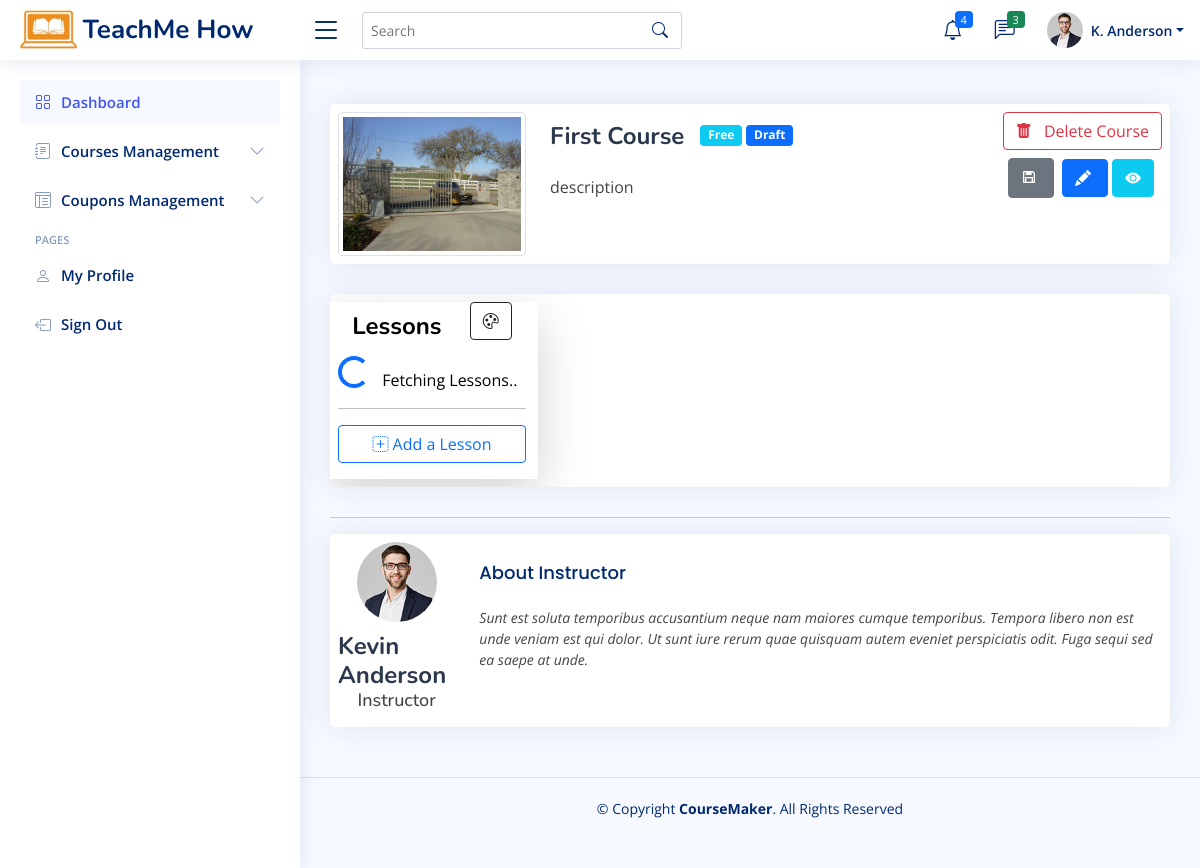
Page /instructor-view-course.php?courseID=1 on the earlier database version.
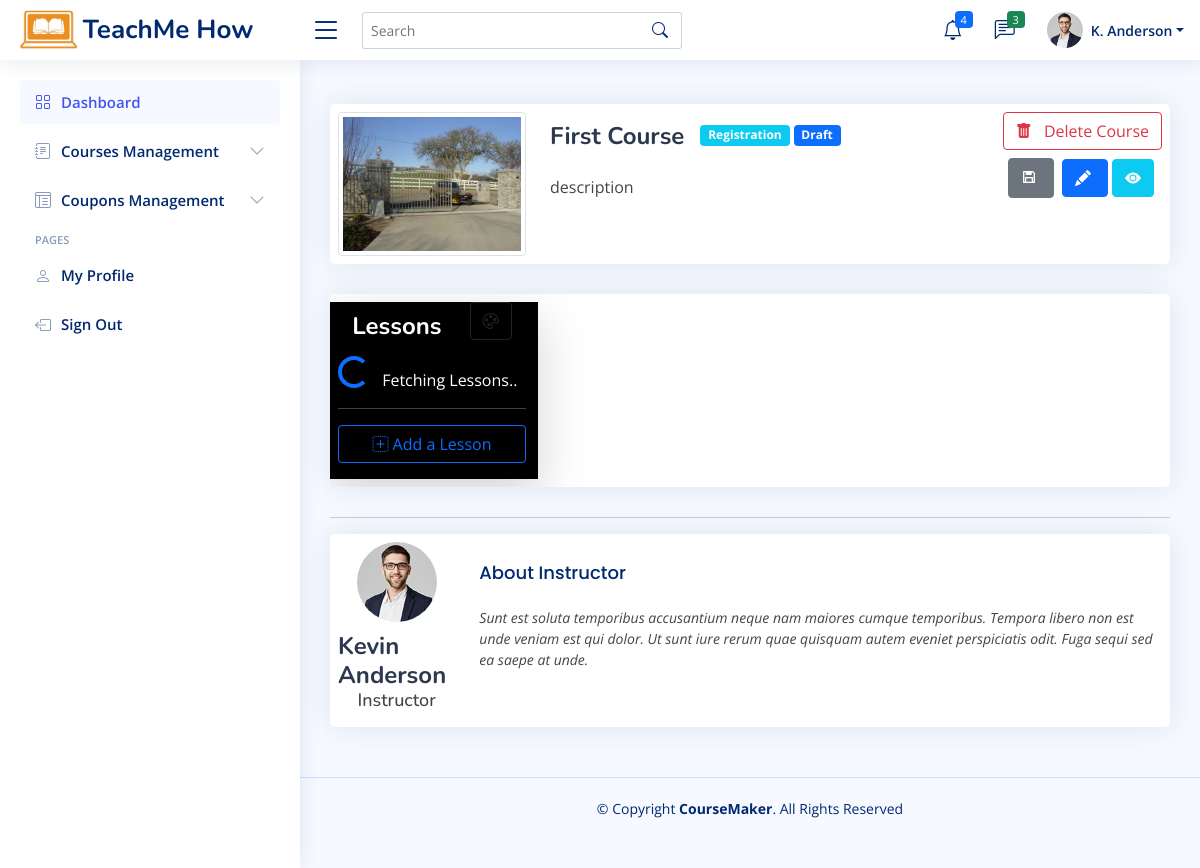
Same page on the later database version.
### tables this page shows
CREATE TABLE `courses` (
  `id` int(10) NOT NULL,
  `instructor_id` int(10) NOT NULL,
  `title` varchar(200) NOT NULL,
  `thumbnail` varchar(100) NOT NULL DEFAULT 'default.jpg',
  `access` enum('Free','Registration','Paid') NOT NULL,
  `description` varchar(1000) NOT NULL,
  `draft` tinyint(1) NOT NULL DEFAULT 0,
  `courseID` int(11) NOT NULL,
  `timeLimitType` enum('Without Time Limit','Days','Months','Years') DEFAULT NULL,
  `timeLimitValue` int(5) DEFAULT NULL,
  `registration_required_email` tinyint(1) DEFAULT NULL,
  `registration_required_phone` tinyint(1) DEFAULT NULL,
  `registration_required_address` tinyint(1) DEFAULT NULL,
  `registration_required_tos` tinyint(1) DEFAULT NULL,
  `price` int(5) DEFAULT NULL,
  `paypal_email` varchar(50) DEFAULT NULL,
  `instructor_name` varchar(50) NOT NULL,
  `back_clr` varchar(10) NOT NULL DEFAULT '#ffffff',
  `front_clr` varchar(10) NOT NULL DEFAULT '#000000'
);

### includes/app.php (called while the page is built, shortened)
<?php
function sanitizeParam($param){
    $con = $GLOBALS["con"];
    $param = $con->real_escape_string($param);
    return $param;
}

### instructor-view-course.php (the view, shortened to what this page needs)
<?php
    require_once "includes/app.php";
    $path = ROOT_DIR;
    $courseID = sanitizeParam($_GET["courseID"]);
    $s = "SELECT * FROM courses WHERE id=$courseID";
    $res = mysqli_query($con, $s);
    $courseRow = mysqli_fetch_array($res);
?>
<!DOCTYPE html>
<html lang="en">
<head>
    <?php
        require "includes/head.inc.php";
    ?>
</head>
<body>
    <?=require_once "includes/header.inc.php";?>
  <?=require_once "includes/instructorSideBar.inc.php";?>
  <main id="main" class="main">
      <div class="card">
          <div class="card-body p-2">
              <div class="row">
                  <div class="col-md-3 d-flex flex-column align-items-center">
                      <form action="" method="post" id="image_upload_form"  enctype="multipart/form-data">
                          <div class="course-img-container w-100 h-100">
                              <img id="courseImgThumbnail" src="assets/img/courses-thumnail/<?=$courseRow["thumbnail"];?>" alt="Profile" class="img-thumbnail h-100 w-100">
                          </div>
                      </form>
                  </div>
                  <div class="col-md-9">
                      <div class="d-flex justify-content-between">
                          <div><div class="d-flex align-items-center">
                                  <h2 class="mb-2 customHeading">
                                      <?=$courseRow["title"];?>
                                  </h2>
                                  <span class="badge bg-info ms-3" style="height: fit-content"><?=$courseRow["access"];?></span>
                                  <span class="badge bg-primary ms-1" style="height: fit-content"><?php echo $courseRow["draft"]==1 ? "Draft":"Active"; ?></span>
                              </div>
                              <p class="small fst-italic">
                                  <?=$courseRow["description"];?>
                              </p>
                          </div>
                          <div class="d-flex flex-column">
                              <button class="btn btn-outline-danger mb-2" data-bs-toggle="modal" data-bs-target="#delCourseModel">
                                  <i class="bi bi-trash-fill me-2"></i> Delete Course
                              </button>
                              <div class="d-flex justify-content-end me-2">
                                  <button class="btn btn-secondary" data-bs-toggle="modal" data-bs-target="#draftCourseModel">
                                      <i class="ri-save-3-line me-1"></i>
                                  </button>
                                  <button class="btn btn-primary ms-2"  data-bs-toggle="modal" data-bs-target="#editCourse">
                                      <i class="bi bi-pencil-fill me-1"></i>
                                  </button>
                                  <a class="btn btn-info text-white ms-1" href="course-<?=$courseRow["courseID"]?>">
                                      <i class="bi bi-eye-fill"></i>
                                  </a>
                              </div>
                          </div>
                      </div>
                  </div>
              </div>
          </div>
      </div>
      <section class="section">
          <div class="row">
              <div class="col-lg-12">
                  <div class="card">
                      <div class="card-body p-2">
                          <div class="row">
                              <div class="col-md-3 justify-content-center shadow-lg pb-3 customColors">
                                  <div class="d-flex justify-content-around align-items-center">
                                      <h3 class="customHeading text-center" id="lsnHeading">Lessons</h3>
                                      <button class="btn btn-outline-dark" data-bs-toggle="modal" data-bs-target="#colorPickerModal">
                                          <i class="bi bi-palette"></i>
                                      </button>
                                  </div>
                                  <div id="lessonsList">
                                      <div id="loader" class="my-3 d-flex justify-content-center align-items-center">
                                          <div class="spinner-border text-primary" role="status">
                                          </div>
                                          <span class="ms-2">Fetching Lessons..</span>
                                      </div>
                                  </div>
                                  <hr>
                                  <button class="btn btn-outline-primary w-100"  data-bs-toggle="modal" data-bs-target="#addNewLesson">
                                      <i class="bi bi-plus-square-dotted"></i>
                                      Add a Lesson
                                  </button>
                              </div>
                              <div class="col-md-9">
                              </div>
                          </div>
                      </div>
                  </div>
                  <hr>
                  <div class="card">
                      <div class="card-body p-2">
                          <div class="row">
                              <div class="col-md-2 d-flex flex-column align-items-center">
                                  <img src="assets/img/profile-img.jpg" alt="Profile" class="rounded-circle" style="max-width: 80px;">
                                  <h2 style="font-size: 24px; font-weight: 700; color: #2c384e; margin: 10px 0 0 0;">Kevin Anderson</h2>
                                  <h3 style="font-size: 18px;">Instructor</h3>
                              </div>
                              <div class="col-md-10">
                                  <h5 class="card-title">About Instructor</h5>
                                  <p class="small fst-italic">Sunt est soluta temporibus accusantium neque nam maiores cumque temporibus. Tempora libero non est unde veniam est qui dolor.
                                      Ut sunt iure rerum quae quisquam autem eveniet perspiciatis
                                      odit. Fuga sequi sed ea saepe at unde.</p>
                              </div>
                          </div>
                      </div>
                  </div>
              </div>
          </div>
      </section>
  </main>
  <?=require_once "includes/footer.inc.php";?>
  <link rel="stylesheet" href="assets/vendor/jquery/jquery-ui.css">
</body>
</html>

### includes/head.inc.php (shortened to what this page needs)
<link href="<?=$path?>/assets/vendor/bootstrap/css/bootstrap.min.css" rel="stylesheet">
<link href="<?=$path?>assets/vendor/bootstrap-icons/bootstrap-icons.css" rel="stylesheet">
<link href="<?=$path?>assets/vendor/remixicon/remixicon.css" rel="stylesheet">
<link href="<?=$path?>assets/vendor/boxicons/css/boxicons.min.css" rel="stylesheet">
<link href="<?=$path?>assets/vendor/quill/quill.snow.css" rel="stylesheet">
<link href="<?=$path?>assets/vendor/quill/quill.bubble.css" rel="stylesheet">
<link href="<?=$path?>assets/vendor/simple-datatables/style.css" rel="stylesheet">
<link href="<?=$path?>assets/css/style.css?v=<?=rand()?>" rel="stylesheet">

### includes/header.inc.php (shortened to what this page needs)
<header id="header" class="header fixed-top d-flex align-items-center">
    <div class="d-flex align-items-center justify-content-between">
        <a href="instructorDashboard.php" class="logo d-flex align-items-center">
            <img src="<?=$path?>assets/img/logo_top.png" alt="">
            <span class="d-none d-lg-block">TeachMe How</span>
        </a>
        <i class="bi bi-list toggle-sidebar-btn"></i>
    </div>
    <div class="search-bar">
        <form class="search-form d-flex align-items-center" method="POST" action="#">
            <input type="text" name="query" placeholder="Search" title="Enter search keyword">
            <button type="submit" title="Search"><i class="bi bi-search"></i></button>
        </form>
    </div>
    <nav class="header-nav ms-auto">
        <ul class="d-flex align-items-center">
            <li class="nav-item dropdown">
                <a class="nav-link nav-icon" href="#" data-bs-toggle="dropdown">
                    <i class="bi bi-bell"></i>
                    <span class="badge bg-primary badge-number">4</span>
                </a>
            </li>
            <li class="nav-item dropdown">
                <a class="nav-link nav-icon" href="#" data-bs-toggle="dropdown">
                    <i class="bi bi-chat-left-text"></i>
                    <span class="badge bg-success badge-number">3</span>
                </a>
            </li>
            <li class="nav-item dropdown pe-3">
                <a class="nav-link nav-profile d-flex align-items-center pe-0" href="#" data-bs-toggle="dropdown">
                    <img src="assets/img/profile-img.jpg" alt="Profile" class="rounded-circle">
                    <span class="d-none d-md-block dropdown-toggle ps-2">K. Anderson</span>
                </a>
            </li>
        </ul>
    </nav>
</header>

### includes/instructorSideBar.inc.php (shortened to what this page needs)
<aside id="sidebar" class="sidebar">
    <ul class="sidebar-nav" id="sidebar-nav">
        <li class="nav-item">
            <a class="nav-link " href="<?=$path?>instructorDashboard.php">
                <i class="bi bi-grid"></i>
                <span>Dashboard</span>
            </a>
        </li>
        <li class="nav-item">
            <a class="nav-link collapsed" data-bs-target="#forms-nav" data-bs-toggle="collapse" href="#">
                <i class="bi bi-journal-text"></i><span>Courses Management</span><i class="bi bi-chevron-down ms-auto"></i>
            </a>
        </li>
        <li class="nav-item">
            <a class="nav-link collapsed" data-bs-target="#tables-nav" data-bs-toggle="collapse" href="#">
                <i class="bi bi-layout-text-window-reverse"></i><span>Coupons Management</span><i class="bi bi-chevron-down ms-auto"></i>
            </a>
        </li>
        <li class="nav-heading">Pages</li>
        <li class="nav-item">
            <a class="nav-link collapsed" href="<?=$path?>profile.php">
                <i class="bi bi-person"></i>
                <span>My Profile</span>
            </a>
        </li>
        <li class="nav-item">
            <a class="nav-link collapsed" href="#">
                <i class="bi bi-box-arrow-left"></i>
                <span>Sign Out</span>
            </a>
        </li>
    </ul>
</aside>

### includes/footer.inc.php (shortened to what this page needs)
<footer id="footer" class="footer">
    <div class="copyright">
        &copy; Copyright <strong><span>CourseMaker</span></strong>. All Rights Reserved
    </div>
    <div class="credits">
    </div>
</footer>

### assets/css/style.css (style rules this page uses)
:root { scroll-behavior: smooth; }
body { font-family: "Open Sans", sans-serif; background: #f6f9ff; color: #444444; }
a { color: #4154f1; text-decoration: none; }
h1, h2, h3, h4, h5, h6 { font-family: "Nunito", sans-serif; }
#main { margin-top: 60px; padding: 20px 30px; transition: all 0.3s; }
.card { margin-bottom: 30px; border: none; border-radius: 5px; box-shadow: 0px 0 30px rgba(1, 41, 112, 0.1); overflow: hidden; }
.card-title { padding: 20px 0 15px 0; font-size: 18px; font-weight: 500; color: #012970; font-family: "Poppins", sans-serif; }
.card-body { padding: 0 20px 20px 20px; }
.logo { line-height: 1; }
@media (min-width: 1200px) { .logo { width: 280px; } }
.logo img { max-height: 40px; margin-right: 6px; }
.logo span { font-size: 26px; font-weight: 700; color: #012970; font-family: "Nunito", sans-serif; }
.header { transition: all 0.5s; z-index: 997; height: 60px; box-shadow: 0px 2px 20px rgba(1, 41, 112, 0.1); background-color: #fff; padding-left: 20px; }
.header .toggle-sidebar-btn { font-size: 32px; padding-left: 10px; cursor: pointer; color: #012970; }
.header .search-bar { min-width: 360px; padding: 0 20px; }
.header .search-form { width: 100%; }
.header .search-form input { border: 0; font-size: 14px; color: #012970; border: 1px solid rgba(1, 41, 112, 0.2); padding: 7px 38px 7px 8px; border-radius: 3px; transition: 0.3s; width: 100%; }
.header .search-form button { border: 0; padding: 0; margin-left: -30px; background: none; }
.header .search-form button i { color: #012970; }
.header-nav ul { list-style: none; }
.header-nav > ul { margin: 0; padding: 0; }
.header-nav .nav-icon { font-size: 20px; color: #012970; }
.header-nav .nav-profile { color: #012970; }
.header-nav .nav-profile img { max-height: 36px; }
.header-nav .nav-profile span { font-size: 14px; font-weight: 600; }
.header-nav .badge-number { position: absolute; inset: 4px 6px auto auto; font-weight: normal; font-size: 11px; padding: 3px 6px; }
.sidebar { position: fixed; top: 60px; left: 0; bottom: 0; width: 300px; z-index: 996; transition: all 0.3s; padding: 20px; overflow-y: auto; scrollbar-width: thin; scrollbar-color: #aab7cf transparent; box-shadow: 0px 0px 20px rgba(1, 41, 112, 0.1); background-color: #fff; }
@media (min-width: 1200px) { #main, #footer { margin-left: 300px; } }
.sidebar-nav { padding: 0; margin: 0; list-style: none; }
.sidebar-nav li { padding: 0; margin: 0; list-style: none; }
.sidebar-nav .nav-item { margin-bottom: 5px; }
.sidebar-nav .nav-heading { font-size: 11px; text-transform: uppercase; color: #899bbd; font-weight: 600; margin: 10px 0 5px 15px; }
.sidebar-nav .nav-link { display: flex; align-items: center; font-size: 15px; font-weight: 600; color: #4154f1; transition: 0.3; background: #f6f9ff; padding: 10px 15px; border-radius: 4px; }
.sidebar-nav .nav-link i { font-size: 16px; margin-right: 10px; color: #4154f1; }
.sidebar-nav .nav-link.collapsed { color: #012970; background: #fff; }
.sidebar-nav .nav-link.collapsed i { color: #899bbd; }
.sidebar-nav .nav-link .bi-chevron-down { margin-right: 0; transition: transform 0.2s ease-in-out; }
.footer { padding: 20px 0; font-size: 14px; transition: all 0.3s; border-top: 1px solid #cddfff; }
.footer .copyright { text-align: center; color: #012970; }
.footer .credits { padding-top: 5px; text-align: center; font-size: 13px; color: #012970; }
.course-img-container { max-height: 150px; position: relative; }
.course-img-container img { transition: .4s ease-in-out; }
.customHeading { font-size: 24px; font-weight: 700; color: #2c384e; margin: 10px 0 0 0; }

Differences in the rows shown:
changed courses "First Course": access "Free" → "Registration"
